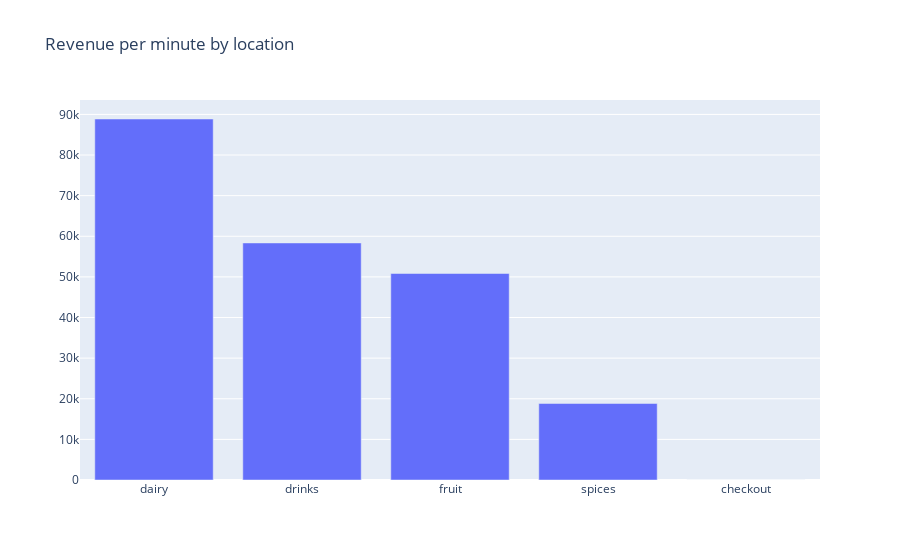

This figure's notebook cell:
### Code cell
# Group by location and calculate the sum of revenue_per_minute
df_revenue = df_all.groupby("location")[["revenue_per_minute"]].sum()
#Sort
df_revenue = df_revenue.sort_values("revenue_per_minute", ascending=False)
trace = go.Bar(x=df_revenue.index, y=df_revenue['revenue_per_minute'])

layout = go.Layout(title='Revenue per minute by location')
fig = go.Figure(data=[trace], layout=layout)
fig.show()

### Figure 1 — Plotly figure (JSON) as saved in the notebook; plotly's stock layout.template omitted (floating-point values rounded to 4 significant figures)
{"data": [{"type": "bar", "x": ["dairy", "drinks", "fruit", "spices", "checkout"], "y": [88870, 58356, 50832, 18834, 0]}], "layout": {"title": {"text": "Revenue per minute by location"}}}
